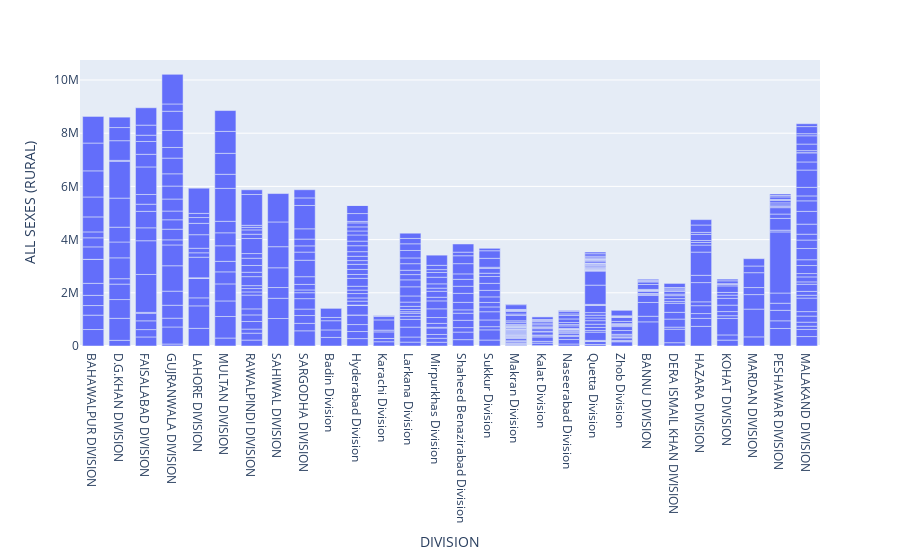

Source (notebook cell):
### Code cell
# make a barplot by using plolty
import plotly.express as px

fig = px.bar(df, x='DIVISION', y='ALL SEXES (RURAL)')
fig.show()

### Figure 1 — Plotly figure (JSON) as saved in the notebook; plotly's stock layout.template omitted (floating-point values rounded to 4 significant figures; data arrays with more than 128 entries replaced by an {"elided": "..."} marker saying what was removed)
{"data": [{"alignmentgroup": "True", "hovertemplate": "DIVISION=%{x}<br>ALL SEXES (RURAL)=%{y}<extra></extra>", "legendgroup": "", "marker": {"color": "#636efa", "pattern": {"shape": ""}}, "name": "", "offsetgroup": "", "orientation": "v", "showlegend": false, "textposition": "auto", "type": "bar", "x": {"elided": "528 str values"}, "xaxis": "x", "y": {"elided": "528 int values"}, "yaxis": "y"}], "layout": {"barmode": "relative", "legend": {"tracegroupgap": 0}, "margin": {"t": 60}, "xaxis": {"anchor": "y", "domain": [0, 1], "title": {"text": "DIVISION"}}, "yaxis": {"anchor": "x", "domain": [0, 1], "title": {"text": "ALL SEXES (RURAL)"}}}}
